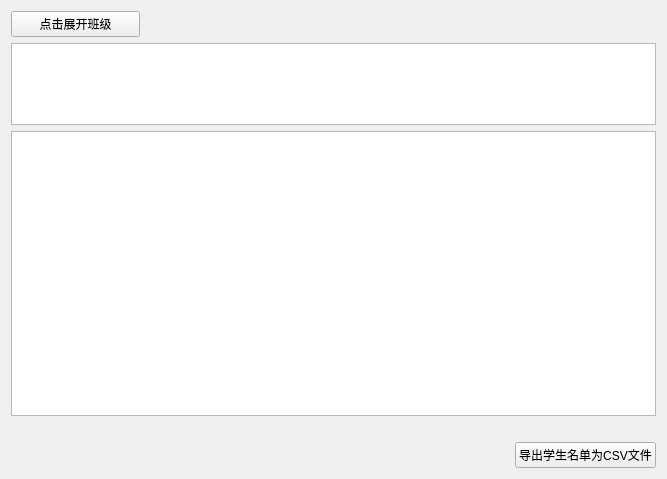
<?xml version="1.0" encoding="UTF-8"?>
<ui version="4.0">
 <class>studentlist</class>
 <widget class="QWidget" name="studentlist">
  <property name="geometry">
   <rect>
    <x>0</x>
    <y>0</y>
    <width>667</width>
    <height>479</height>
   </rect>
  </property>
  <property name="windowTitle">
   <string>Form</string>
  </property>
  <layout class="QVBoxLayout" name="verticalLayout_2">
   <item>
    <layout class="QVBoxLayout" name="verticalLayout" stretch="1,2,7,0">
     <item>
      <layout class="QHBoxLayout" name="horizontalLayout" stretch="2,8">
       <property name="spacing">
        <number>0</number>
       </property>
       <property name="topMargin">
        <number>0</number>
       </property>
       <item>
        <widget class="QPushButton" name="pushButton">
         <property name="text">
          <string>点击展开班级</string>
         </property>
        </widget>
       </item>
       <item>
        <spacer name="horizontalSpacer">
         <property name="orientation">
          <enum>Qt::Horizontal</enum>
         </property>
         <property name="sizeHint" stdset="0">
          <size>
           <width>40</width>
           <height>20</height>
          </size>
         </property>
        </spacer>
       </item>
      </layout>
     </item>
     <item>
      <widget class="QTableWidget" name="tableWidget"/>
     </item>
     <item>
      <widget class="QTableWidget" name="tableWidget_2"/>
     </item>
     <item>
      <layout class="QHBoxLayout" name="horizontalLayout_2">
       <property name="topMargin">
        <number>20</number>
       </property>
       <item>
        <spacer name="horizontalSpacer_2">
         <property name="orientation">
          <enum>Qt::Horizontal</enum>
         </property>
         <property name="sizeHint" stdset="0">
          <size>
           <width>40</width>
           <height>20</height>
          </size>
         </property>
        </spacer>
       </item>
       <item>
        <widget class="QPushButton" name="pushButton_2">
         <property name="text">
          <string>导出学生名单为CSV文件</string>
         </property>
        </widget>
       </item>
      </layout>
     </item>
    </layout>
   </item>
  </layout>
 </widget>
 <resources/>
 <connections/>
</ui>
